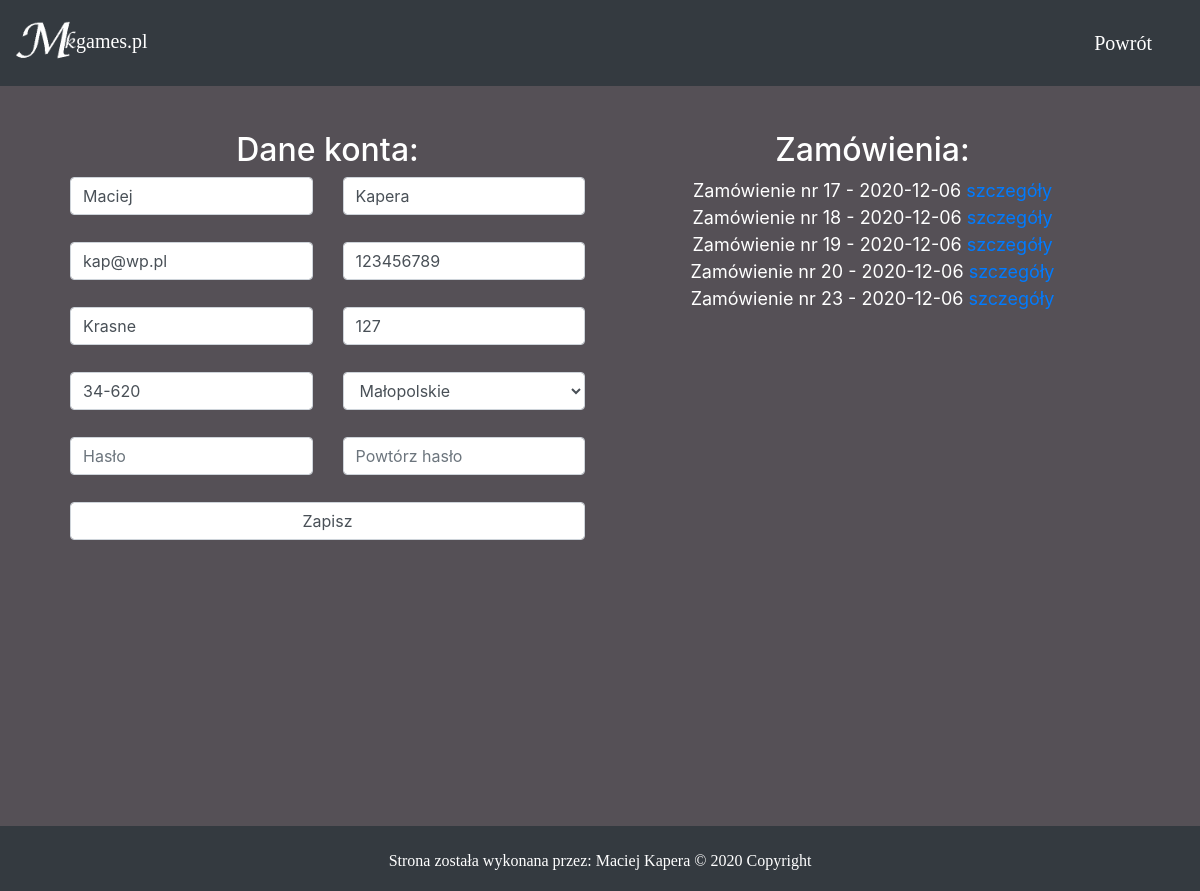
Screenshot of /acc.php (signed in) with the database file from the repository.
### tables this page shows
CREATE TABLE `users` (
  `user_id` int(11) NOT NULL,
  `email` varchar(100) NOT NULL,
  `password` varchar(250) NOT NULL,
  `name` varchar(100) DEFAULT NULL,
  `surname` varchar(100) DEFAULT NULL,
  `address` varchar(100) DEFAULT NULL,
  `house_number` int(11) DEFAULT NULL,
  `postal_code` varchar(6) DEFAULT NULL,
  `province_id` int(11) DEFAULT NULL,
  `phone_number` varchar(9) DEFAULT NULL,
  `isAdmin` tinyint(1) DEFAULT NULL
);

CREATE TABLE `orders` (
  `order_id` int(11) NOT NULL,
  `date` date NOT NULL,
  `value` float NOT NULL,
  `type` varchar(5) NOT NULL,
  `user_id` int(11) NOT NULL
);

### classes/Order.php (called while the page is built, shortened)
<?php
class Order
{
    public static function getOrder($db,$user="%",$id="%"){
        $result = $db->query("SELECT * FROM orders INNER JOIN users USING(user_id) WHERE email LIKE '$user' AND order_id LIKE '$id'");
        return $result;
    }
}
?>

### acc.php (the view, shortened to what this page needs)
<!DOCTYPE html>
<html lang="pl">
<head>
    <link rel="stylesheet" href="bootstrap/css/bootstrap.min.css">
    <link rel="stylesheet" href="style.css">
</head>
<body>
    <?php
        require_once("classes/User.php");
        require_once("classes/Order.php");
        $connect = new mysqli("localhost","root","","db_sklep");
    ?>
    <header>
        <nav class="navbar navbar-dark bg-dark">
            <a class="navbar-brand" href="index.php"><img src="files/logo_white.png" alt="MK" width="60" height="60">games.pl</a>
            <span class="navbar-brand"><a class="navbar-brand" href="index.php"> Powrót</a></span>
        </nav>
    </header>
    <div class="container">
        <div class="main">
            <?php
                if(isset($_SESSION['isLog'])){
                    if(!isset($_GET["mode"])){
                        echo "<div class='row'>";
                            echo "<div class='col-md-6'>";
                                echo "<h2>Dane konta: </h2>";
                                echo "<div class='row'>";
                                    echo "<div class='col-md-12'>";
                                        $userData = User::getUser($connect,$_SESSION["user"])->fetch_object();
                                        $all = User::getUser($connect);
                                        include("regEdit.php");
                                    echo "</div>";
                                echo "</div>";
                            echo "</div>";
                            echo "<div class='col-md-6'>";
                                echo "<h2>Zamówienia: </h2>";
                                echo "<div class='row'>";
                                    echo "<div class='col-md-12'>";
                                        $ord = Order::getOrder($connect,$_SESSION['user']);
                                        while($r=$ord->fetch_object()){
                                            echo "Zamówienie nr $r->order_id - $r->date <a href=acc.php?mode=info&value=$r->order_id >szczegóły</a><br>";
                                        }
                                    echo "</div>";
                                echo "</div>";
                            echo "</div>";
                        echo "</div><br>";
                    }
                }
            ?>
        </div>
    </div>
    <nav class="navbar navbar-expand-lg navbar-dark bg-dark d-flex flex-column">
        <div class="footer">
            Strona została wykonana przez: Maciej Kapera © 2020 Copyright
        </div>
    </nav>
</body>
</html>

### regEdit.php (shortened to what this page needs)
<div width="300">
  <form id="regForm" method="POST" action="acc.php?mode=change">
    <div class="row">
      <div class="col">
        <input type="text" id="name" value='<?php echo "$userData->name" ?>' name="name" class="form-control" placeholder="Imię">
      </div>
      <div class="col">
        <input type="text" id="surname" value='<?php echo "$userData->surname" ?>' name="surname" class="form-control" placeholder="Nazwisko">
      </div>
    </div><br>
    <div class="row">
      <div class="col">
        <input type="text" id="email" value='<?php echo "$userData->email" ?>' name="email" class="form-control" placeholder="Email">
      </div>
      <div class="col">
        <input type="text" id="phone" value='<?php echo "$userData->phone_number" ?>' name="phone" class="form-control" placeholder="Numer Telefonu">
      </div>
    </div><br>
    <div class="row">
      <div class="col">
        <input type="text" id="address" value='<?php echo "$userData->address" ?>' name="address" class="form-control" placeholder="Adres">
      </div>
      <div class="col">
        <input type="text" id="hnumber" value='<?php echo "$userData->house_number" ?>' name="hnumber" class="form-control" placeholder="Numer domu">
      </div>
    </div><br>
    <div class="row">
      <div class="col">
        <input type="text" id="postal" value='<?php echo "$userData->postal_code" ?>' name="postal" class="form-control" placeholder="Kod pocztowy">
      </div>
      <div class="col">
        <select  id="province" name="province" class="form-control" id="province">
        <?php User::getProvince($connect,$userData->province_id) ?>
        </select>
      </div>
    </div><br>
    <div class="row">
      <div class="col">
        <input type="password" id="password" name="password" class="form-control" placeholder="Hasło">
      </div>
      <div class="col">
        <input type="password" id="checkPassword" name="checkPassword" class="form-control" placeholder="Powtórz hasło">
      </div>
    </div><br>
    <div class="row">
      <div class="col">
        <input type="submit" class="form-control" value="Zapisz">
      </div>
    </div>
  </form>
</div>

### classes/User.php (shortened to what this page needs)
<?php
class User
{
    public static function getProvince($db,$prov="brak"){
        $result = $db->query("SELECT * FROM province");
        while($r = $result->fetch_object()){
            if($r->province_id==$prov) echo "<option selected value=$r->province_id>$r->province</option>";
            else  echo "<option value=$r->province_id>$r->province </option>";
        }
    }
    public static function getUser($db,$mail="%"){
        $result = $db->query("SELECT * FROM users INNER JOIN province USING(province_id) WHERE email LIKE '$mail'");
        return $result;
    }
}
?>

### style.css (style rules this page uses)
body { background-image: url("files/bg.jpg"); }
nav { font-family: 'Lucida Calligraphy'; }
.container { width: 100%; }
.main { min-height: 90vh; width: 100%; text-align: center; align-items: center; padding: 25px; margin-top: 20px; color: white; font-size: 18px; }
.footer { width: 100%; text-align: center; margin-top: 5px; padding: 10px; color: white; }

### rows the page displays
users: name "Maciej", surname "Kapera", email "kap@wp.pl", phone "123456789", address "Krasne", hnumber "127", postal "34-620"
orders: order_id "17", date "2020-12-06"
orders: order_id "18", date "2020-12-06"
orders: order_id "19", date "2020-12-06"
orders: order_id "20", date "2020-12-06"
orders: order_id "23", date "2020-12-06"

### other values shown
form field province "Małopolskie"
